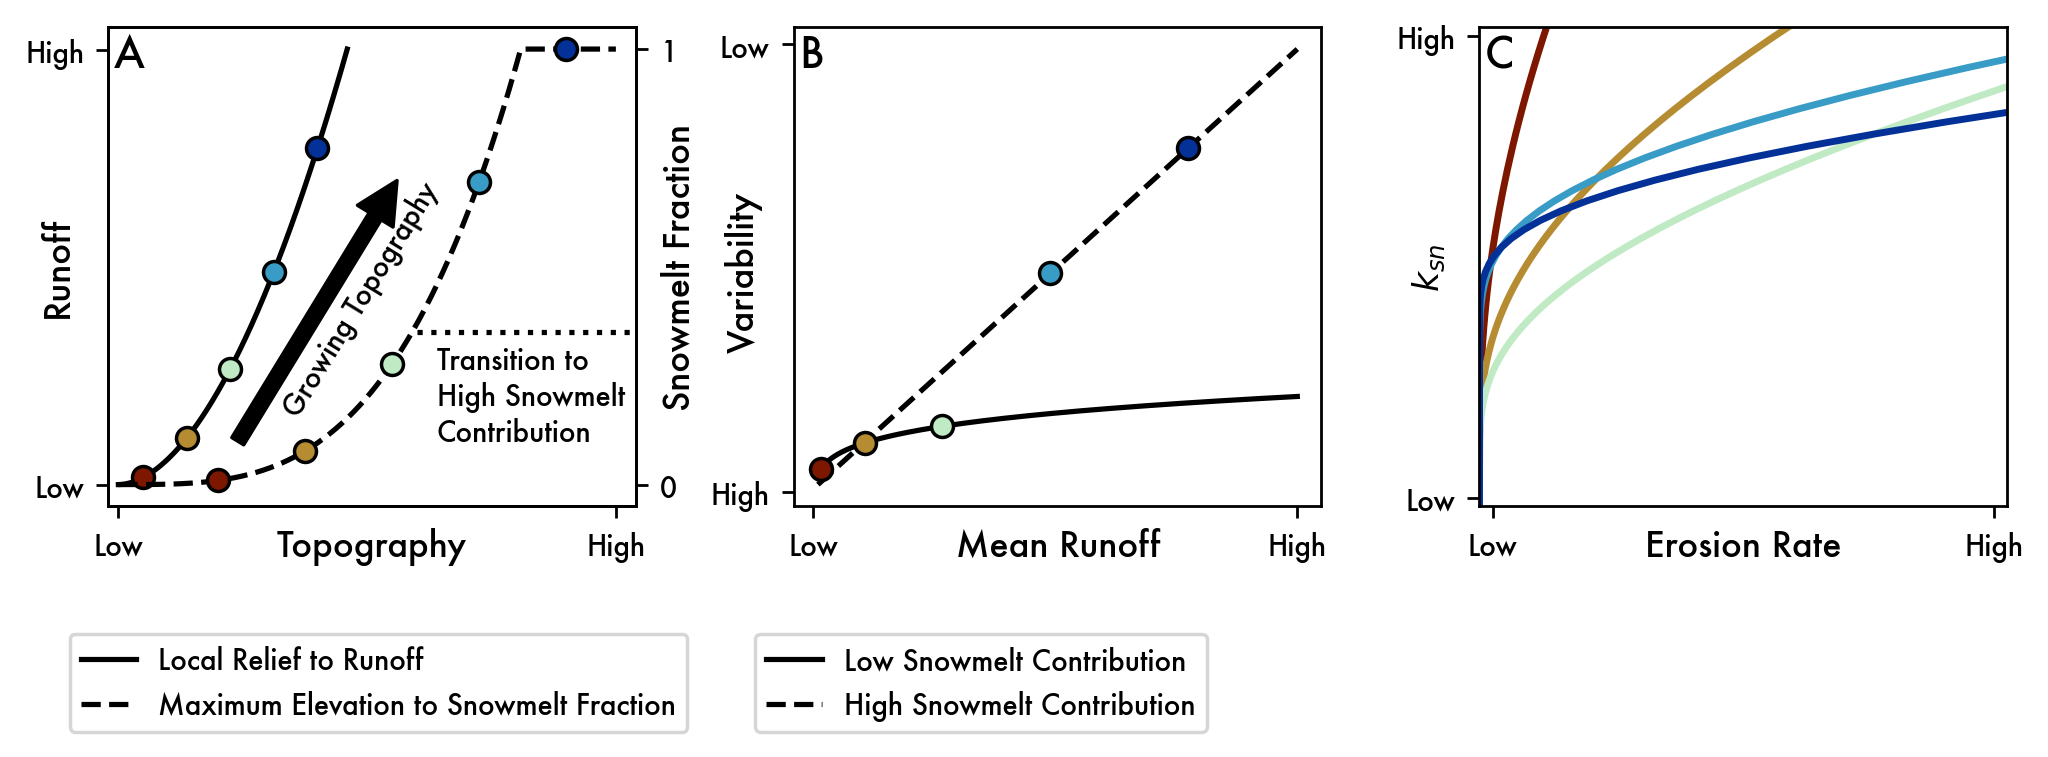

Here is the Python script that generated this plot:
#!/usr/bin/env python3
# -*- coding: utf-8 -*-
"""
Created on Tue Jan  3 09:31:27 2023

@author: aforte
"""

import numpy as np
import pandas as pd
import matplotlib.pyplot as plt
from matplotlib import colors
from cmcrameri import cm

import sys
sys.path.insert(0,'/Users/aforte/Documents/GitHub/snowmelt_orography')
import stimpy as st

def hypo_points(rp,zp,topo,snow):
    r=topo.loc[0,'param1']*rp**topo.loc[0,'param2']
    sn=topo.loc[1,'param1']*zp**topo.loc[1,'param2']
    if sn>1:
        sn=1
    if sn<=0.35:
        cr=snow.loc[1,'param1']*r**snow.loc[1,'param2']
    else:
        cr=snow.loc[15,'param1']*r + snow.loc[15,'param2']
    StimObj=st.StimSteady()
    [Ks,E,Rc]=StimObj.stim_range_dim(r,cr)
    return r,sn,cr,Ks,E


SMALL_SIZE = 8
MEDIUM_SIZE = 10
BIGGER_SIZE = 12
plt.rc('font', size=SMALL_SIZE,family='Futura')          # controls default text sizes
plt.rc('axes', titlesize=SMALL_SIZE)     # fontsize of the axes title
plt.rc('axes', labelsize=MEDIUM_SIZE)    # fontsize of the x and y labels
plt.rc('xtick', labelsize=SMALL_SIZE)    # fontsize of the tick labels
plt.rc('ytick', labelsize=SMALL_SIZE)    # fontsize of the tick labels
plt.rc('legend', fontsize=SMALL_SIZE)    # legend fontsize
plt.rc('figure', titlesize=BIGGER_SIZE)  # fontsize of the figure title

repo_location='/Users/aforte/Documents/GitHub/snowmelt_orography/'
topo=pd.read_csv(repo_location+'stimpy/topo_snow_mean_relationships.csv')
snow=pd.read_csv(repo_location+'stimpy/snowmelt_meanR_cR_relationships.csv')


# Establish color vector
col_vec=colors.Normalize(vmin=0,vmax=4)

# Establish runoff variability relationships
r_vec=np.logspace(-1,1,500)
lowsnow_cr=snow.loc[1,'param1']*r_vec**snow.loc[1,'param2']
highsnow_cr=snow.loc[15,'param1']*r_vec + snow.loc[15,'param2']

# Establish topography relationships
rlf=np.linspace(0,2300,500)
mxz=np.linspace(0,5000,500)
r=topo.loc[0,'param1']*rlf**topo.loc[0,'param2']
sn=topo.loc[1,'param1']*mxz**topo.loc[1,'param2']
sn[sn>1]=1

# Establish hypothetical points
rlf_p=np.linspace(250,2000,5)
mxz_p=np.linspace(1000,4500,5)
r_p=np.zeros(5)
sn_p=np.zeros(5)
cr_p=np.zeros(5)
ksn_p=[]
e_p=[]

for i in range(5):
    [r_p[i],sn_p[i],cr_p[i],ksn,e]=hypo_points(rlf_p[i],mxz_p[i],topo,snow)
    ksn_p.append(ksn)
    e_p.append(e)


f1=plt.figure(figsize=(8,3))
f1.set_dpi(250)

ax2=plt.subplot(1,3,1)
ax2.plot(rlf,r,c='k',label='Local Relief to Runoff')
for i in range(5):
    ax2.scatter(rlf_p[i],r_p[i],color=cm.roma(col_vec(i)),s=40,zorder=2,edgecolor='k')
    
plt.annotate('', xy=(2800, 7), xytext=(1200, 1), 
            arrowprops=dict(facecolor='k', shrink=0.),
            )
plt.text(1600,1.6,'Growing Topography',rotation=58.5)    
ax2.set_xlabel('Topography',labelpad=-10)
ax2.set_ylabel('Runoff',labelpad=-15)
ax2.set_xticks([0,5000])
ax2.set_xticklabels(['Low','High'])
ax2.set_yticks([0,10])
ax2.set_yticklabels(['Low','High'])
ax2.set_xlim((-100,5200))
ax2a=ax2.twinx()
ax2a.plot(mxz,sn,c='k',linestyle='--',label='Maximum Elevation to Snowmelt Fraction')
for i in range(5):
    ax2a.scatter(mxz_p[i],sn_p[i],color=cm.roma(col_vec(i)),s=40,zorder=2,edgecolor='k')
    
ax2a.plot([3000,6000],[0.35,0.35],c='k',linestyle=':') 
ax2a.text(3200,0.1,'Transition to\nHigh Snowmelt\nContribution',horizontalalignment='left')   
ax2a.set_ylabel('Snowmelt Fraction',labelpad=-5)
h1,l1=ax2.get_legend_handles_labels()
h2,l2=ax2a.get_legend_handles_labels()
ax2a.legend(h1+h2,l1+l2,bbox_to_anchor= (-0.1,-0.5),loc='lower left')
ax2a.set_yticks([0,1])
ax2a.set_yticklabels(['0','1'])
ax2.text(0.01, 0.99, 'A',
        horizontalalignment='left',
        verticalalignment='top',
        transform=ax2.transAxes,
        fontsize=12,fontweight='extra bold')

ax1=plt.subplot(1,3,2)
plt.plot(r_vec,lowsnow_cr,c='k',label='Low Snowmelt Contribution')
plt.plot(r_vec,highsnow_cr,c='k',linestyle='--',label='High Snowmelt Contribution')
for i in range(5):
    plt.scatter(r_p[i],cr_p[i],color=cm.roma(col_vec(i)),s=40,zorder=2,edgecolor='k')
plt.xlabel('Mean Runoff',labelpad=-10)
plt.ylabel('Shape Parameter',labelpad=-15)
plt.legend(bbox_to_anchor= (-0.1,-0.5),loc='lower left')
ax1.set_xticks([0,10])
ax1.set_xticklabels(['Low','High'])
ax1.set_yticks([0.2,2.8])
ax1.set_yticklabels(['High','Low'])
ax1.text(0.01, 0.99, 'B',
        horizontalalignment='left',
        verticalalignment='top',
        transform=ax1.transAxes,
        fontsize=12,fontweight='extra bold')


ax3=plt.subplot(1,3,3)
for i in range(5):
    ax3.plot(e_p[i]/1000,ksn_p[i],c=cm.roma(col_vec(i)),linewidth=2)
ax3.set_xlabel('Erosion Rate',labelpad=-10)
ax3.set_ylabel(r'$k_{sn}$',labelpad=-15)
plt.xlim((0,10))
plt.ylim((0,550))
ax3.set_xticks([0.25,9.75])
ax3.set_xticklabels(['Low','High'])
ax3.set_yticks([10,540])
ax3.set_yticklabels(['Low','High'])
ax3.text(0.01, 0.99, 'C',
        horizontalalignment='left',
        verticalalignment='top',
        transform=ax3.transAxes,
        fontsize=12,fontweight='extra bold')

plt.tight_layout(pad=0, w_pad=-2, h_pad=0.1)
plt.rcdefaults()

f1.savefig('figure_1.pdf',dpi="figure")





